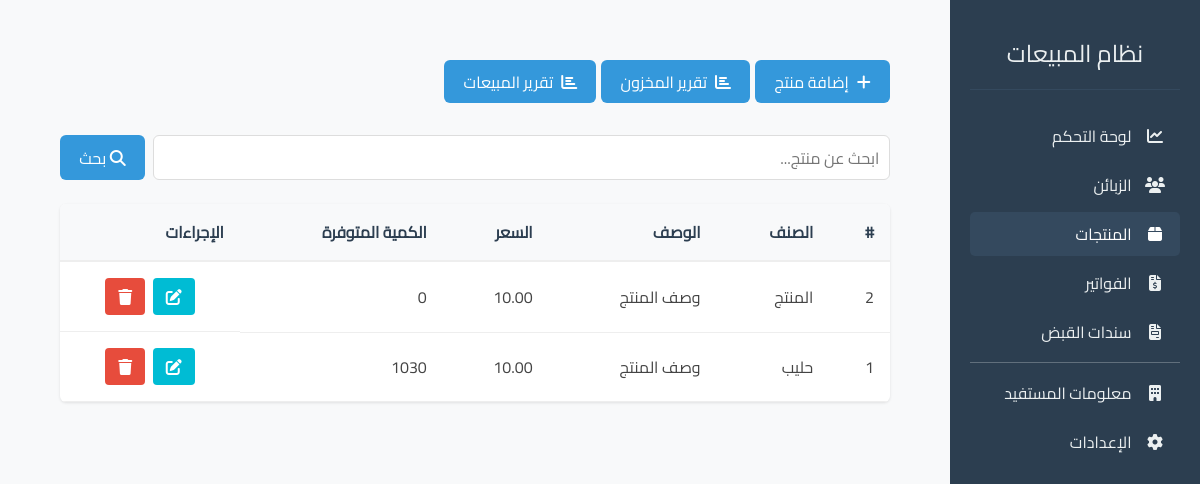
/products/, run on an earlier commit of the app's database.
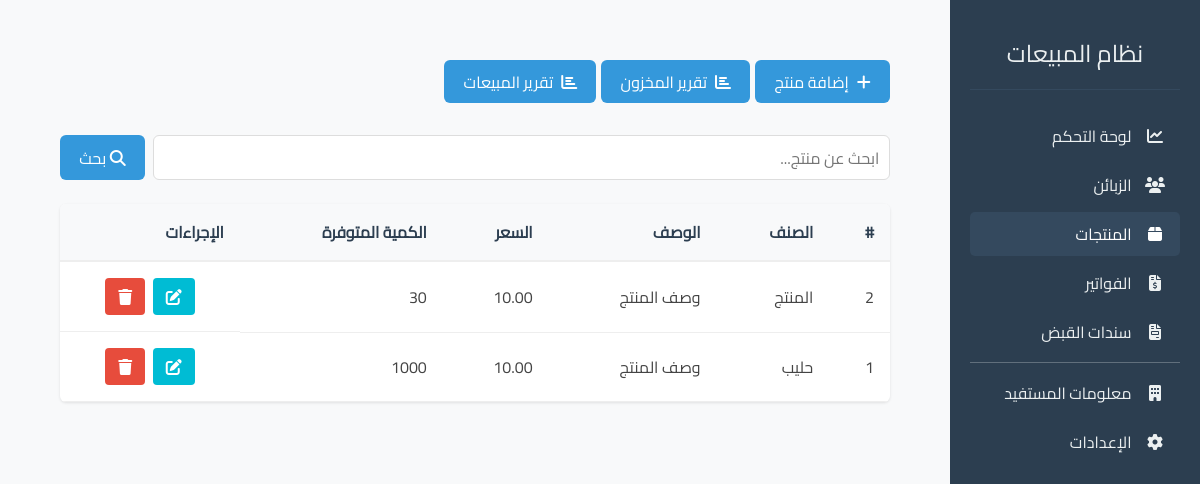
And on a later commit of the database.
### sales_app/models.py (models this page shows, shortened)
class Product(models.Model):
    name = models.CharField(max_length=100, verbose_name="اسم المنتج")
    description = models.TextField(blank=True, null=True, verbose_name="وصف المنتج")
    purchase_price = models.DecimalField(max_digits=10, decimal_places=2, default=0, verbose_name="سعر الشراء")
    selling_price = models.DecimalField(max_digits=10, decimal_places=2, default=0, verbose_name="سعر البيع")
    quantity = models.IntegerField(default=0, verbose_name="الكمية")
    created_at = models.DateTimeField(auto_now_add=True, verbose_name="تاريخ الإضافة")
    updated_at = models.DateTimeField(auto_now=True, verbose_name="تاريخ التحديث")
    class Meta:
        verbose_name = "المنتج"
        verbose_name_plural = "المنتجات"
        ordering = ['name']

### sales_app/views.py (the view)
# urls.py: path('products/', views.product_list, name='product_list'),
def product_list(request):
    search_query = request.GET.get('search', '')
    products = Product.objects.all()
    if search_query:
        products = products.filter(name__icontains=search_query)
    products = products.order_by('name')
    paginator = Paginator(products, 10)
    page = request.GET.get('page')
    products = paginator.get_page(page)
    return render(request, 'sales_app/product_list.html', {
        'products': products,
        'search_query': search_query
    })

### sales_app/templates/sales_app/product_list.html (shortened to what this page needs)
{% extends 'sales_app/base.html' %}
{% load static %}
{% block content %}
<div class="container">
    <div class="header">
        <a href="{% url 'sales_app:add_product' %}" class="add-button">
            <i class="fas fa-plus"></i> إضافة منتج
        </a>
        <a href="/inventory-report" target="_blank" class="add-button">
            <i class="fas fa-bar-chart"></i> تقرير المخزون
        </a>
        <a href="/sales-report" target="_blank" class="add-button">
            <i class="fas fa-bar-chart"></i> تقرير المبيعات
        </a>
    </div>
    <div class="search-container">
        <form method="get" class="search-input">
            <input type="text" name="search" placeholder="ابحث عن منتج..." value="{{ search_query }}">
            <button class="search-btn" type="submit">
                <i class="fas fa-search"></i> بحث
            </button>
        </form>
    </div>
    <div class="card-body">
        <div class="table-container">
            <table>
                <thead>
                    <tr>
                        <th>#</th>
                        <th>الصنف</th>
                        <th>الوصف</th>
                        <th>السعر</th>
                        <th>الكمية المتوفرة</th>
                        <th>الإجراءات</th>
                    </tr>
                </thead>
                <tbody>
                    {% for product in products %}
                    <tr {% if product.quantity <= product.min_quantity %}class="low-quantity"{% endif %}>
                        <td>{{ product.id }}</td>
                        <td>{{ product.name }}</td>
                        <td>{{ product.description|default:"-" }}</td>
                        <td>{{ product.purchase_price }}</td>
                        <td>
                            <span>{{ product.quantity }}</span>
                        </td>
                        <td class="action-buttons">
                            <a href="{% url 'sales_app:edit_product' product.pk %}" class="btn btn-info">
                                <i class="fas fa-edit"></i>
                            </a>
                            <button type="button" class="btn btn-danger" data-bs-toggle="modal" data-bs-target="#deleteModal{{ product.id }}">
                                <i class="fas fa-trash"></i>
                            </button>
                        </td>
                    </tr>
                    {% empty %}
                    <tr>
                        <td colspan="6" class="text-center">لا توجد منتجات</td>
                    </tr>
                    {% endfor %}
                </tbody>
            </table>
        </div>
    </div>
</div>
{% endblock %}

What changed in the data, as far as the page shows it:
changed Product "المنتج": quantity "0" → "30"
changed Product "حليب": quantity "1030" → "1000"
